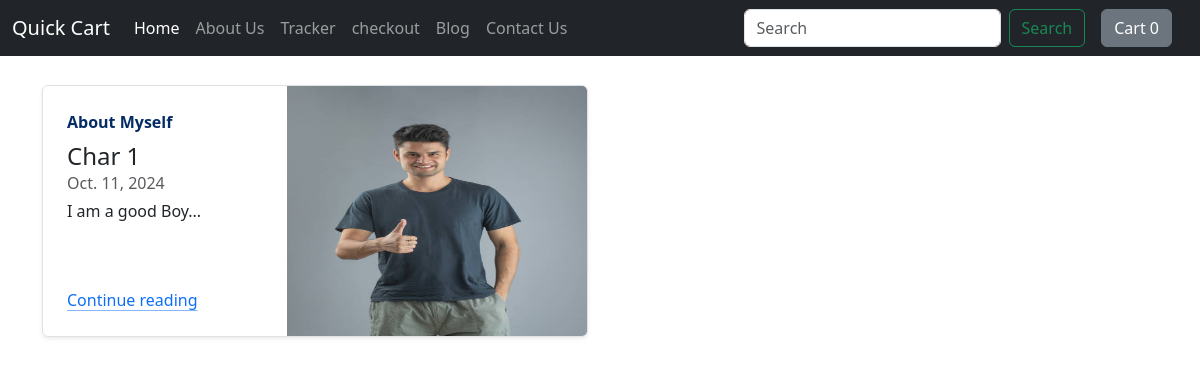
Before: /blog/ with the older database file.
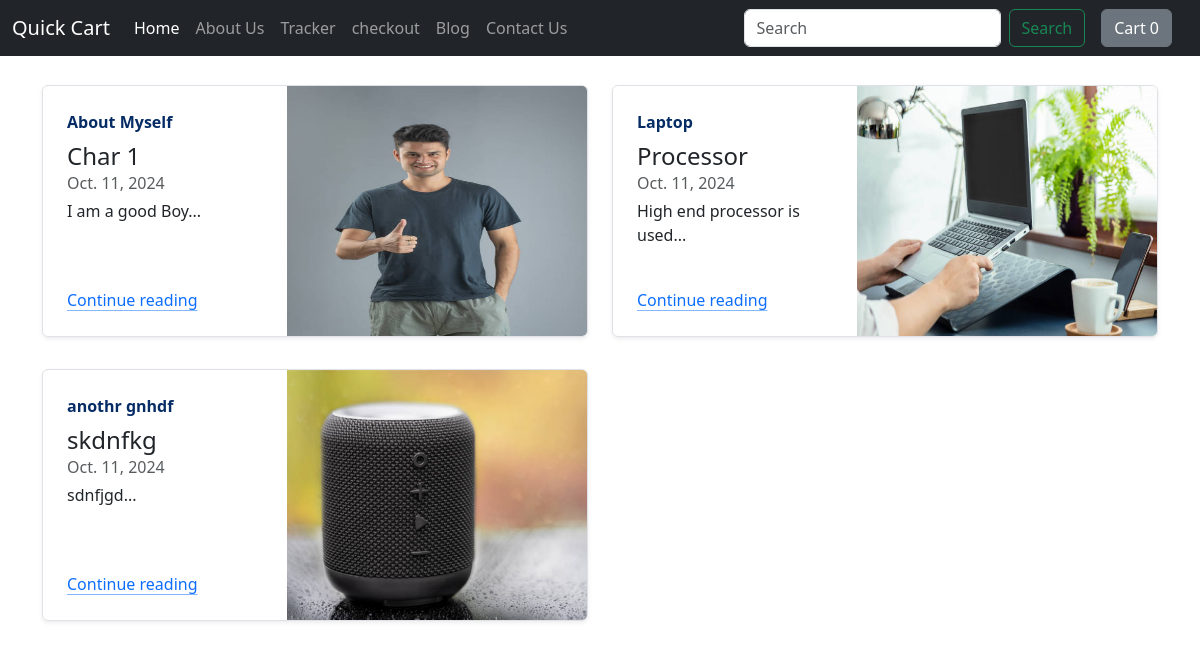
After: the same page with the newer database file.
### blog/models.py (models this page shows)
class Blogpost(models.Model):
    post_id = models.AutoField(primary_key=True)
    title = models.CharField(max_length=150)
    author = models.CharField(max_length=150)
    head0 = models.CharField(max_length=200, default='')
    chead0 = models.TextField(default='')
    head1 = models.CharField(max_length=200, default='')
    chead1 = models.TextField(default='')
    head2 = models.CharField(max_length=200, default='')
    chead2 = models.TextField(default='')
    pub_date = models.DateField()
    thumbnail = models.ImageField(upload_to = 'blog/images', default='')
    def __str__(self):
        return self.title

### blog/views.py (the view)
# urls.py: path('', views.index, name='blogHome'),
def index(request):
    myblogs = Blogpost.objects.all()
    print(myblogs)
    return render(request, 'blog/index.html', {'myblogs' : myblogs})

### blog/templates/blog/index.html (shortened to what this page needs)
{% extends 'blog/basic.html' %}
{% block body %}
<div class="container blog-container">
    <div class="row mb-2">
        {% for blog in myblogs %}
        <div class="col-md-6">
            <div class="row g-0 border rounded overflow-hidden flex-md-row mb-4 shadow-sm h-md-250 position-relative">
                <div class="col p-4 d-flex flex-column position-static">
                    <strong class="d-inline-block mb-2 text-primary-emphasis">{{blog.title}}</strong>
                    <h4 class="mb-0">{{blog.head0}}</h4>
                    <div class="mb-1 text-body-secondary">{{blog.pub_date}}</div>
                    <p class="card-text mb-auto">{{blog.chead0|slice:'0:70'}}...</p>
                    <a href="blogpost/{{blog.post_id}}" class="icon-link gap-1 icon-link-hover stretched-link">
                        Continue reading
                        <svg class="bi">
                            <use xlink:href="#chevron-right"></use>
                        </svg>
                    </a>
                </div>
                <div class="col-auto d-none d-lg-block">
                    <img src="/media/{{ blog.thumbnail }}" class="bd-placeholder-img" width="300" height="250" alt="Thumbnail" />
                </div>
            </div>
            {% if forloop.counter|divisibleby:2 %}
        </div>
    <div class="row mb-2">
    {% endif %}
        </div>
    {% endfor %}
</div>
{% endblock %}

Changed rows visible on the page:
added Blogpost: title "Laptop", head0 "Processor", pub_date "Oct. 11, 2024", chead0 "High end processor is used", thumbnail (picture)
added Blogpost: title "anothr gnhdf", head0 "skdnfkg", pub_date "Oct. 11, 2024", chead0 "sdnfjgd", thumbnail (picture)
